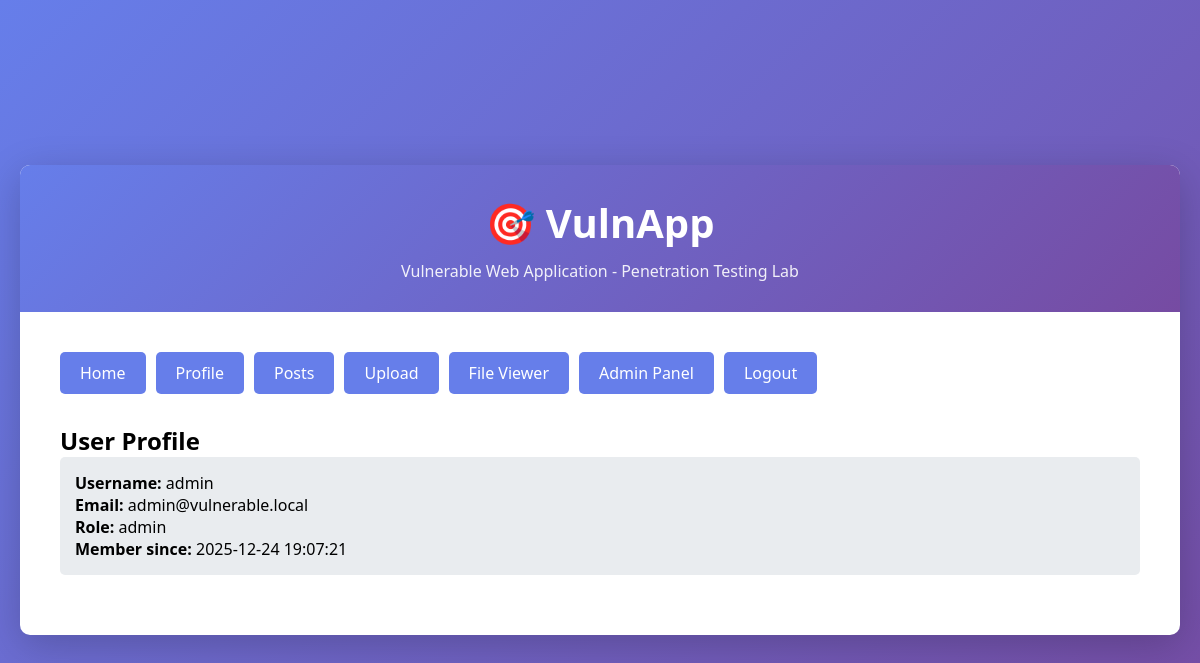
Screenshot of /index.php?page=profile (signed in) with the database file from the repository.
### tables this page shows
CREATE TABLE IF NOT EXISTS users (
    id INT AUTO_INCREMENT PRIMARY KEY,
    username VARCHAR(50) NOT NULL UNIQUE,
    password VARCHAR(255) NOT NULL,
    email VARCHAR(100),
    role VARCHAR(20) DEFAULT 'user',
    created_at TIMESTAMP DEFAULT CURRENT_TIMESTAMP
);

### www/config.php (called while the page is built, shortened)
<?php
function getDB() {
    try {
        $conn = new PDO("mysql:host=" . DB_HOST . ";dbname=" . DB_NAME, DB_USER, DB_PASS);
        $conn->setAttribute(PDO::ATTR_ERRMODE, PDO::ERRMODE_EXCEPTION);
        return $conn;
    } catch(PDOException $e) {
        die("Connection failed: " . $e->getMessage());
    }
}
?>

### www/index.php (the view, shortened to what this page needs)
<!DOCTYPE html>
<html lang="en">
<head>
</head>
<body>
    <div class="container">
        <div class="header">
            <h1>🎯 VulnApp</h1>
            <p>Vulnerable Web Application - Penetration Testing Lab</p>
        </div>
        <div class="content">
            <?php
            require_once 'config.php';
            $page = isset($_GET['page']) ? $_GET['page'] : 'home';
            ?>
            <div class="nav">
                <a href="index.php?page=home">Home</a>
                <?php if (isset($_SESSION['user_id'])): ?>
                    <a href="index.php?page=profile">Profile</a>
                    <a href="index.php?page=posts">Posts</a>
                    <a href="upload.php">Upload</a>
                    <a href="view.php">File Viewer</a>
                    <?php if ($_SESSION['role'] == 'admin'): ?>
                        <a href="admin.php">Admin Panel</a>
                    <?php endif; ?>
                    <a href="index.php?logout=1">Logout</a>
                <?php else: ?>
                    <a href="index.php?page=login">Login</a>
                    <a href="index.php?page=register">Register</a>
                <?php endif; ?>
            </div>
            <?php
            switch($page) {
                    ?>
                    <?php
                case 'profile':
                    if (!isset($_SESSION['user_id'])) {
                        echo "<p>Please login first!</p>";
                    } else {
                        $user_id = isset($_GET['id']) ? $_GET['id'] : $_SESSION['user_id'];
                        $stmt = getDB()->prepare("SELECT * FROM users WHERE id = ?");
                        $stmt->execute([$user_id]);
                        $user = $stmt->fetch(PDO::FETCH_ASSOC);
                        if ($user) {
                            ?>
                            <h2>User Profile</h2>
                            <div class="user-info">
                                <p><strong>Username:</strong> <?php echo htmlspecialchars($user['username']); ?></p>
                                <p><strong>Email:</strong> <?php echo htmlspecialchars($user['email']); ?></p>
                                <p><strong>Role:</strong> <?php echo htmlspecialchars($user['role']); ?></p>
                                <p><strong>Member since:</strong> <?php echo htmlspecialchars($user['created_at']); ?></p>
                            </div>
                            <?php
                        }
                    }
                    break;
                        ?>
                        <?php
            }
            ?>
        </div>
    </div>
</body>
</html>

### www/index.php (style rules this page uses)
* { margin: 0; padding: 0; box-sizing: border-box; }
body { font-family: 'Segoe UI', Tahoma, Geneva, Verdana, sans-serif; background: linear-gradient(135deg, #667eea 0%, #764ba2 100%); min-height: 100vh; display: flex; align-items: center; justify-content: center; padding: 20px; }
.container { background: white; border-radius: 10px; box-shadow: 0 10px 40px rgba(0,0,0,0.2); max-width: 1200px; width: 100%; overflow: hidden; }
.header { background: linear-gradient(135deg, #667eea 0%, #764ba2 100%); color: white; padding: 30px; text-align: center; }
.header h1 { font-size: 2.5em; margin-bottom: 10px; }
.header p { opacity: 0.9; }
.content { padding: 40px; }
.nav { display: flex; gap: 10px; margin-bottom: 30px; flex-wrap: wrap; }
.nav a { padding: 10px 20px; background: #667eea; color: white; text-decoration: none; border-radius: 5px; transition: all 0.3s; }
.user-info { background: #e9ecef; padding: 15px; border-radius: 5px; margin-bottom: 20px; }

### rows the page displays
users: username "admin", email "admin@vulnerable.local", role "admin", created_at "2025-12-24 19:07:21"
